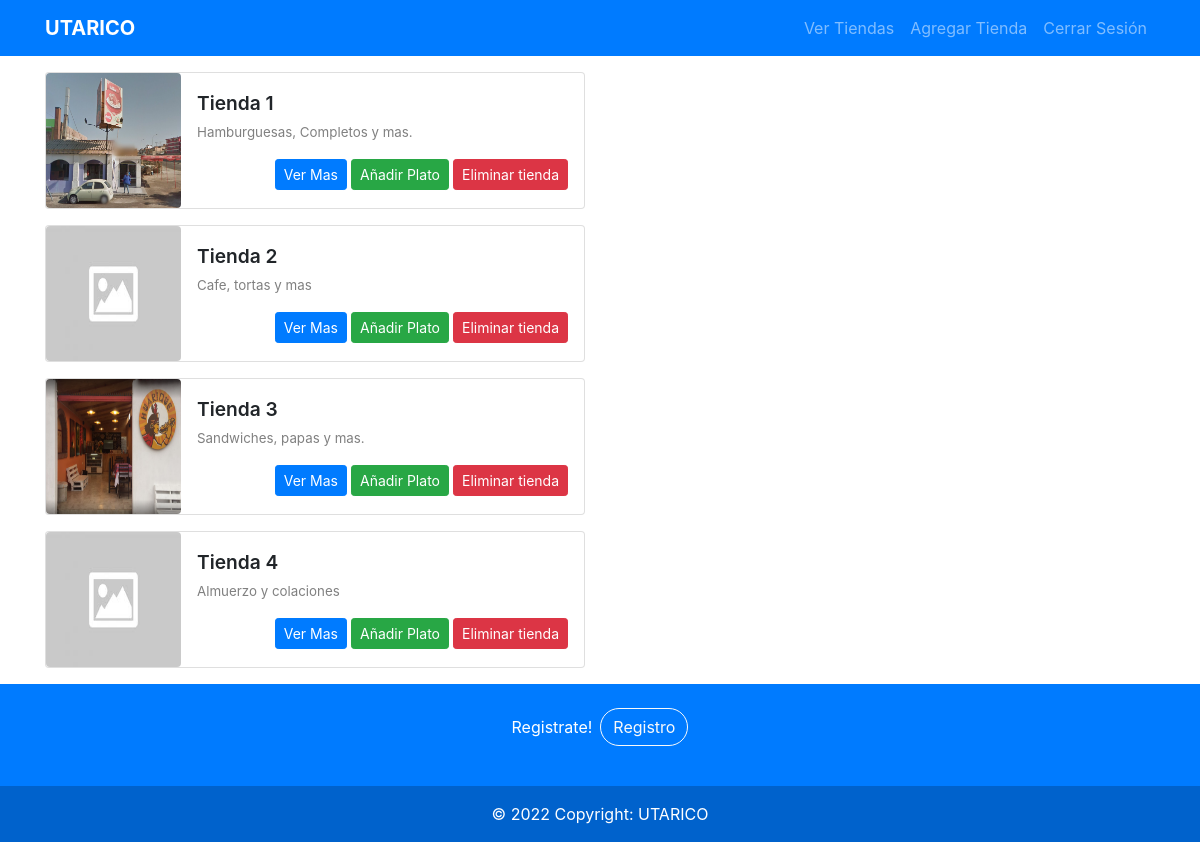
/resources/php/admin/admin_vendor_dashboard.php, run on the app's committed database.
### tables this page shows
CREATE TABLE `ubicaciones` (
  `id` int(11) NOT NULL,
  `nombreTienda` varchar(100) NOT NULL,
  `descripcionTienda` text NOT NULL,
  `imagen` varchar(255) NOT NULL,
  `latitud` double NOT NULL,
  `longitud` double NOT NULL,
  `id_administradores` int(11) NOT NULL
);

### resources/php/admin/admin_vendor_dashboard.php (the view, shortened to what this page needs)
<!DOCTYPE html>
<html>
<head>
    <link href="https://api.mapbox.com/mapbox-gl-js/v2.9.1/mapbox-gl.css" rel="stylesheet">
    <link rel="stylesheet" href="https://cdn.jsdelivr.net/npm/bootstrap@4.6.1/dist/css/bootstrap.min.css">
    <link type="text/css" rel="stylesheet" href="../../css/estilo.css">
</head>
<body>
    <?php
		include("../conexion.php");
		$ID= $_SESSION["id"];
        $mostrar_todo = "SELECT id, nombreTienda, descripcionTienda, imagen, latitud, longitud FROM proyecto.ubicaciones";
        $ubicaciones = $conn->query($mostrar_todo);
    ?>
    <nav class="navbar navbar-dark bg-primary navbar-expand-md col-12">
        <div class="container">
            <a href="admin_main_dashboard.php" class="navbar-brand">
                <strong>UTARICO</strong>
            </a>
            <div class="collapse navbar-collapse" id="menu-principal">
                <ul class="navbar-nav ml-auto">
                <li class="nav-item"><a href="admin_vendor_dashboard.php" class="nav-link">Ver Tiendas</a></li>
                <li class="nav-item"><a href="../vendor/vendor_register_form.php?id='<?php echo $ID; ?>'" class="nav-link">Agregar Tienda</a></li>
                <li class="nav-item"><a href="admin_logout.php" class="nav-link">Cerrar Sesión</a></li>
                </ul>
            </div>
        </div>
    </nav>
    <section class="container mt-3">
        <div class="row h-100">
            <div class="col-12 col-md-6">
                <?php foreach ($ubicaciones as $ubicacion) { ?>
                    <div class="card mb-3">
                        <div class="d-flex bd-highlight">
                            <div class="d-flex align-items-center bd-highlight">
                                <img class="img-card rounded" src="../../../img/<?php echo $ubicacion['imagen']; ?>" alt="Imagen Tienda">
                            </div>
                            <div class="p-3 w-100 bd-highlight">
                                <div class="d-flex flex-column bd-highlight ">
                                    <div class="d-flex bd-highlight title-card"><?php echo $ubicacion['nombreTienda'];?></div>
                                    <div class="d-flex bd-highlight desc-card mb-3"><?php echo $ubicacion['descripcionTienda']; ?></div>
                                    <div class="d-flex bd-highlight ml-auto ">
                                        <a href="../dish/dish_dashboard_admin.php?id='<?php echo $ubicacion['id']; ?>'" class="btn btn-sm btn-primary ml-1">Ver Mas</a>
                                        <a href="../dish/dish_register_form.php?id='<?php echo $ubicacion['id']; ?>'" class="btn btn-sm btn-success ml-1">Añadir Plato</a>
                                        <a data-toggle="modal" data-target="#confirm-delete" class="btn btn-sm btn-danger ml-1">Eliminar tienda</a>
                                    </div>
                                </div>
                            </div>
                        </div>
                    </div>
                <?php } ?>
            </div>
            <div class="col-12 col-md-6">
                <div id="map">
                </div>
            </div>
        </div>
    </section>
    <footer class="text-center text-white bg-primary">
        <div class="container p-4 pb-0">
            <section class="">
                <p class="d-flex justify-content-center align-items-center">
                <span class="me-3">Registrate!</span>
                <a href="../../html/user/user_register.html" class="btn btn-outline-light rounded-pill ml-2">
                    Registro
                </a>
                </p>
            </section>
        </div>
        <div class="text-center p-3" style="background-color: rgba(0, 0, 0, 0.2);">
        © 2022 Copyright: UTARICO
        </div>
    </footer>
</body>
</html>

### resources/css/estilo.css (style rules this page uses)
html { height: 100%; }
body { margin: 0; padding: 0; display: flex; flex-direction: column; min-height: 100vh; }
section { height: 100%; }
footer { margin-top: auto; }
#map { position: absolute; top: 0; bottom: 0; width: 100%; height: 95%; }
.img-card { width: 135px; height: 135px; }
.title-card { font-size: larger; font-weight: 600; margin-bottom: 5px; }
.desc-card { font-size: smaller; color: grey; }
img { width: 100%; }

### data on the page
ubicaciones: imagen (picture), nombreTienda "Tienda 1", descripcionTienda "Hamburguesas, Completos y mas."
ubicaciones: imagen (picture), nombreTienda "Tienda 2", descripcionTienda "Cafe, tortas y mas"
ubicaciones: imagen (picture), nombreTienda "Tienda 3", descripcionTienda "Sandwiches, papas y mas."
ubicaciones: imagen (picture), nombreTienda "Tienda 4", descripcionTienda "Almuerzo y colaciones"
